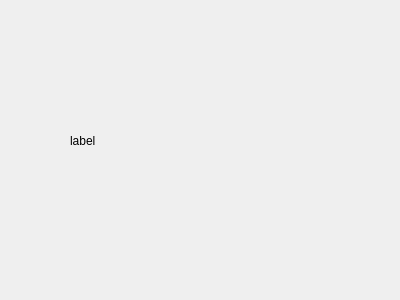
<?xml version="1.0" encoding="UTF-8"?>
<ui version="4.0">
 <class>CameraWidget</class>
 <widget class="QWidget" name="CameraWidget">
  <property name="geometry">
   <rect>
    <x>0</x>
    <y>0</y>
    <width>400</width>
    <height>300</height>
   </rect>
  </property>
  <property name="windowTitle">
   <string>Form</string>
  </property>
  <widget class="QLabel" name="label">
   <property name="geometry">
    <rect>
     <x>70</x>
     <y>70</y>
     <width>221</width>
     <height>141</height>
    </rect>
   </property>
   <property name="text">
    <string>label</string>
   </property>
  </widget>
 </widget>
 <resources/>
 <connections/>
</ui>
